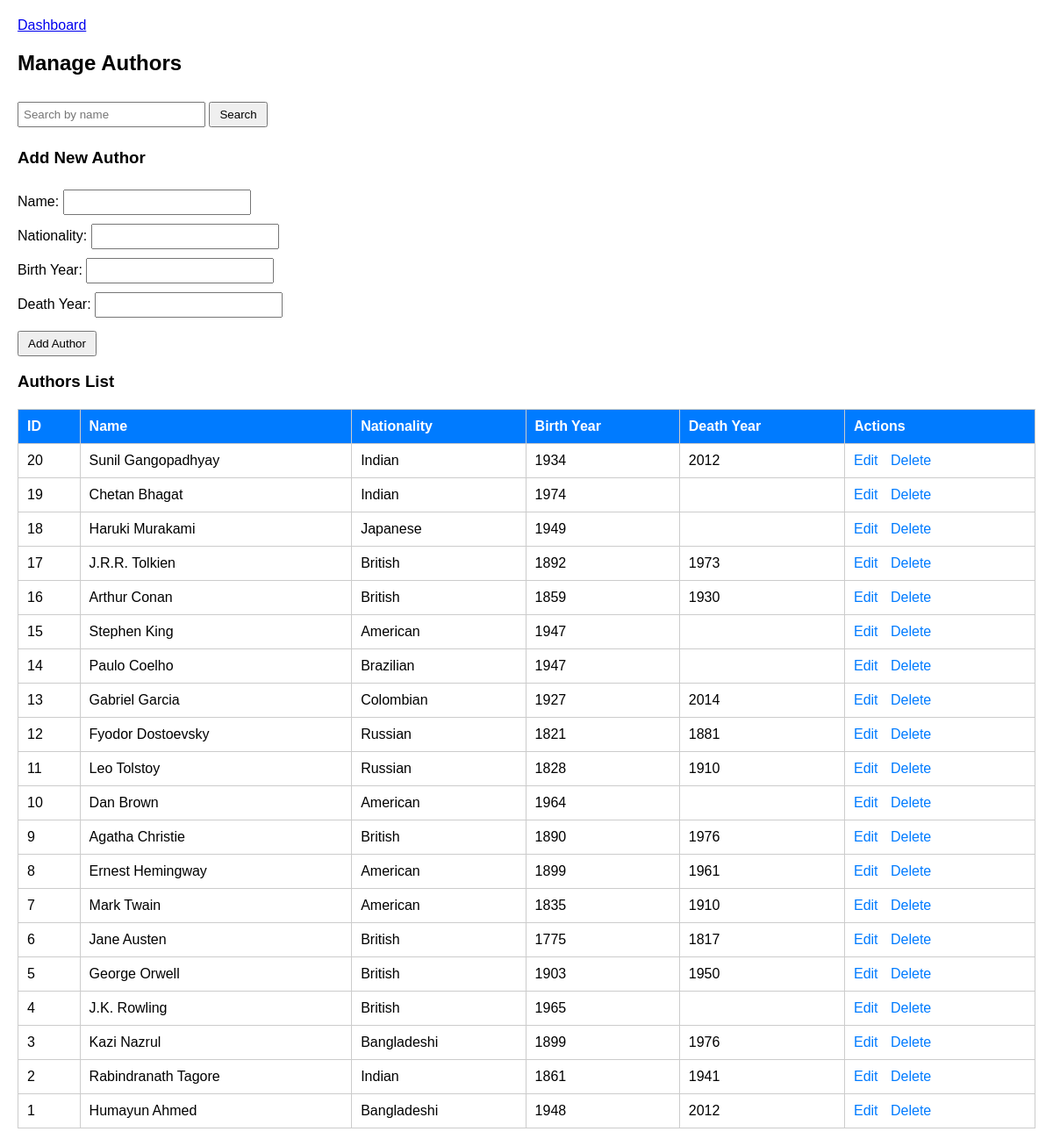
The app's page /lms/authors.php (signed in) with its own data.
### tables this page shows
CREATE TABLE `authors` (
  `author_id` int(11) NOT NULL,
  `name` varchar(20) DEFAULT NULL,
  `nationality` varchar(20) DEFAULT NULL,
  `birth_year` int(11) DEFAULT NULL,
  `death_year` int(11) DEFAULT NULL
);

### lms/authors.php (the view, shortened to what this page needs)
<?php
include 'db.php';
$role = $_SESSION['role'];
$search = '';
if(isset($_GET['search'])) {
    $search = $_GET['search'];
    $query = "SELECT * FROM authors WHERE name LIKE '%$search%' ORDER BY author_id DESC";
} else {
    $query = "SELECT * FROM authors ORDER BY author_id DESC";
}
$result = $conn->query($query);
?>
<!DOCTYPE html>
<html>
<head>
</head>
<body>
    <div class="top-nav">
        <a href="dashboard.php">Dashboard</a>
    </div>
    <h2>Manage Authors</h2>
    <form method="GET" action="">
        <input type="text" name="search" placeholder="Search by name" value="<?php echo htmlspecialchars($search); ?>">
        <input type="submit" value="Search">
    </form>
    <?php if($role != 'member') { ?>
        <?php
        if(isset($_GET['edit'])) {
            $author_id = $_GET['edit'];
            $author = $conn->query("SELECT * FROM authors WHERE author_id='$author_id'")->fetch_assoc();
        ?>
        <h3>Edit Author</h3>
        <form method="POST" action="">
            <input type="hidden" name="author_id" value="<?php echo $author['author_id']; ?>">
            Name: <input type="text" name="name" value="<?php echo $author['name']; ?>" required><br>
            Nationality: <input type="text" name="nationality" value="<?php echo $author['nationality']; ?>"><br>
            Birth Year: <input type="number" name="birth_year" value="<?php echo $author['birth_year']; ?>"><br>
            Death Year: <input type="number" name="death_year" value="<?php echo $author['death_year']; ?>"><br>
            <input type="submit" name="edit_author" value="Update Author">
        </form>
        <?php } else { ?>
        <h3>Add New Author</h3>
        <form method="POST" action="">
            Name: <input type="text" name="name" required><br>
            Nationality: <input type="text" name="nationality"><br>
            Birth Year: <input type="number" name="birth_year"><br>
            Death Year: <input type="number" name="death_year"><br>
            <input type="submit" name="add_author" value="Add Author">
        </form>
        <?php } ?>
    <?php } ?>
    <h3>Authors List</h3>
    <table>
        <tr>
            <th>ID</th><th>Name</th><th>Nationality</th><th>Birth Year</th><th>Death Year</th>
            <?php if($role != 'member') echo "<th>Actions</th>"; ?>
        </tr>
        <?php while($row = $result->fetch_assoc()) { ?>
        <tr>
            <td><?php echo $row['author_id']; ?></td>
            <td><?php echo $row['name']; ?></td>
            <td><?php echo $row['nationality']; ?></td>
            <td><?php echo $row['birth_year']; ?></td>
            <td><?php echo $row['death_year']; ?></td>
            <?php if($role != 'member') { ?>
            <td>
                <a class="edit-link" href="authors.php?edit=<?php echo $row['author_id']; ?>">Edit</a>
                <a class="delete-link" href="authors.php?delete=<?php echo $row['author_id']; ?>" onclick="return confirm('Are you sure?')">Delete</a>
            </td>
            <?php } ?>
        </tr>
        <?php } ?>
    </table>
</body>
</html>

### lms/authors.php (style rules this page uses)
body { font-family: Arial; margin:20px; }
table { border-collapse: collapse; width:100%; margin-top:20px; }
th, td { border:1px solid #ccc; padding:10px; text-align:left; }
th { background:#007BFF; color:white; }
form { margin-top:20px; }
input[type=text], input[type=number] { padding:5px; margin:5px 0; width:200px; }
input[type=submit] { padding:5px 10px; margin-top:10px; }
.edit-link, .delete-link { margin-right:10px; color:#007BFF; text-decoration:none; }

### records on screen
authors: author_id "20", name "Sunil Gangopadhyay", nationality "Indian", birth_year "1934", death_year "2012"
authors: author_id "19", name "Chetan Bhagat", nationality "Indian", birth_year "1974"
authors: author_id "18", name "Haruki Murakami", nationality "Japanese", birth_year "1949"
authors: author_id "17", name "J.R.R. Tolkien", nationality "British", birth_year "1892", death_year "1973"
authors: author_id "16", name "Arthur Conan", nationality "British", birth_year "1859", death_year "1930"
authors: author_id "15", name "Stephen King", nationality "American", birth_year "1947"
authors: author_id "14", name "Paulo Coelho", nationality "Brazilian", birth_year "1947"
authors: author_id "13", name "Gabriel Garcia", nationality "Colombian", birth_year "1927", death_year "2014"
authors: author_id "12", name "Fyodor Dostoevsky", nationality "Russian", birth_year "1821", death_year "1881"
authors: author_id "11", name "Leo Tolstoy", nationality "Russian", birth_year "1828", death_year "1910"
authors: author_id "10", name "Dan Brown", nationality "American", birth_year "1964"
authors: author_id "9", name "Agatha Christie", nationality "British", birth_year "1890", death_year "1976"
authors: author_id "8", name "Ernest Hemingway", nationality "American", birth_year "1899", death_year "1961"
authors: author_id "7", name "Mark Twain", nationality "American", birth_year "1835", death_year "1910"
authors: author_id "6", name "Jane Austen", nationality "British", birth_year "1775", death_year "1817"
authors: author_id "5", name "George Orwell", nationality "British", birth_year "1903", death_year "1950"
authors: author_id "4", name "J.K. Rowling", nationality "British", birth_year "1965"
authors: author_id "3", name "Kazi Nazrul", nationality "Bangladeshi", birth_year "1899", death_year "1976"
authors: author_id "2", name "Rabindranath Tagore", nationality "Indian", birth_year "1861", death_year "1941"
authors: author_id "1", name "Humayun Ahmed", nationality "Bangladeshi", birth_year "1948", death_year "2012"
